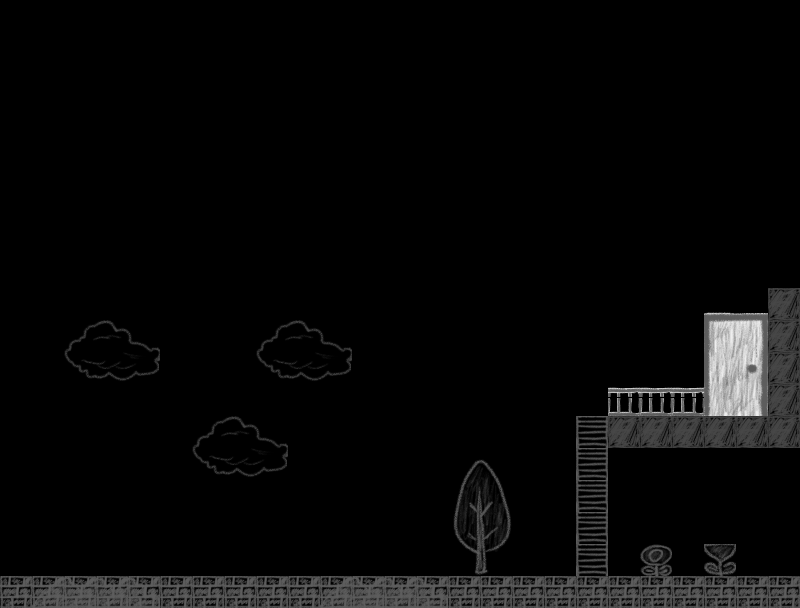

Tiled map render using the project's own tile images. Description and the map definition, with tile-layer contents summarised, below:
An orthogonal 25x19 tile map with 32x32 px tiles, 2 tile layers (fg, bg) and 1 object (EXIT).

<map version="1.0" orientation="orthogonal" width="25" height="19" tilewidth="32" tileheight="32">
 <tileset firstgid="1" name="sheet" tilewidth="32" tileheight="32">
  <image source="sheet.png" width="512" height="256" />
 </tileset>
 <layer name="fg" width="25" height="19">
  <data>[475 cells, 40 non-empty, 3 distinct tile ids]</data>
 </layer>
 <layer name="bg" width="25" height="19">
  <data>[475 cells, 47 non-empty, 29 distinct tile ids]</data>
 </layer>
 <objectgroup color="#ffffff" name="obj" width="25" height="19">
  <object name="EXIT" x="546" y="318" width="61" height="105" />
 </objectgroup>
</map>